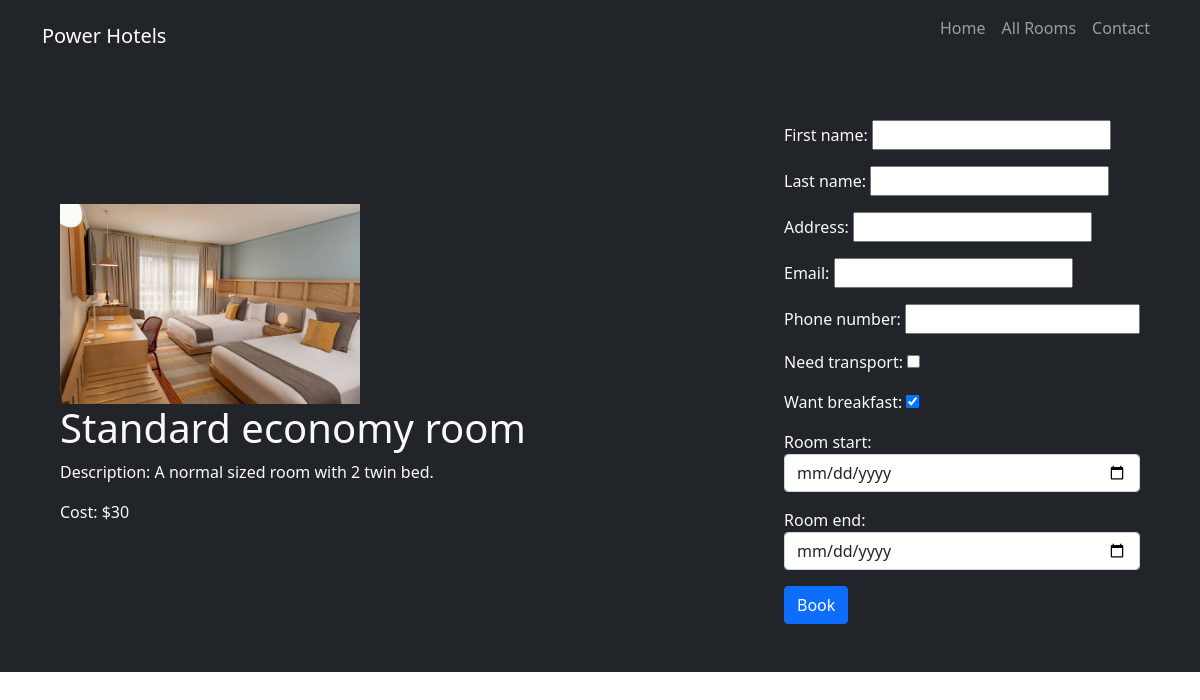
/room/1, run on the app's committed database.
### room/models.py (models this page shows, shortened)
class Room(models.Model):
    name = models.CharField(max_length=50)
    description = models.CharField(max_length=400)
    costper_night = models.PositiveIntegerField()
    is_booked = models.BooleanField(default=False)
    image = models.ImageField(null= True)

### customer/views.py (the view, shortened to what this page needs)
# urls.py: path('room/<id>', views.room_view, name = "room"),
def room_view(request, id):
    room = Room.objects.get(id = id)
    form = bookingForm()
    todaydate = datetime.date.today()
    context ={
        'room' : room,
        'form' : form,
    }
    return render(request, "rooms.html", context)

### customer/forms.py
class bookingForm(forms.ModelForm):
    class Meta:
        model = Customer
        exclude = ['room', 'booking_date']
        widgets = {
            'room_start': forms.DateInput(
                attrs={ 'type': 'date',
                        'placeholder': 'yyyy-mm-dd(Check in date)',
                        'class': 'form-control',
                        'min': datetime.date.today()}
            ),
            'room_end': forms.DateInput(
                attrs={ 'type': 'date',
                        'placeholder': 'yyyy-mm-dd(Check in date)',
                        'class': 'form-control',
                        'min': datetime.date.today()}
            )
        }

### template/rooms.html (shortened to what this page needs)
{% load static %}
<!DOCTYPE html>
<html>
    <head>
        <link href="{% static 'css/bootstrap.min.css' %}"  rel="stylesheet">
    </head>
    <body>
        <nav class="navbar navbar-expand-lg bg-dark navbar-dark">
            <div class="container">
                <a href="{% url 'home' %}" class="navbar-brand">Power Hotels</a>
                <div class="collapse navbar-collapse" id="navmenu">
                    <ul class="navbar-nav ms-auto">
                        <li class="nav-item">
                            <a href = "{% url 'home' %}" class="nav-link"><p>Home</p></a>
                        </li>
                        <li class="nav-item">
                            <a href ="{% url 'allroom' %}" class="nav-link"><p>All Rooms</p></a>
                        </li>
                        <li class="nav-item">
                            <a href ="/#contact" class="nav-link"><p>Contact</p></a>
                        </li>
                    </ul>
                </div>
            </div>
        </nav>
        <section class="bg-dark text-light p-5 text-sm-start">
            <div class="container">
                <div class="d-sm-flex align-items-center justify-content-between">
                    <div>
                        {% if room.image %}
                            <img src="{{ room.image.url }}" width="300px" height="200px">
                        {% endif %}
                        <h1>{{ room.name }}</h1>
                        <p>Description: {{ room.description }}</p>
                        <p>Cost: ${{ room.costper_night }}</p>
                    </div>
                    {% if room.is_booked %}
                    <p>Room is booked</p>
                    {% else %}
                    <form action = " " method="post" enctype="multipart/form-data">
                        {{ form.as_p }}
                        <input type = "submit" value="Book" class="btn btn-primary btn-md">
                    </form>
                    {% endif %}
                </div>
            </div>
        </section>
    </body>
</html>

### data on the page
Room: image (picture), name "Standard economy room", description "A normal sized room with 2 twin bed.", costper_night "30"
